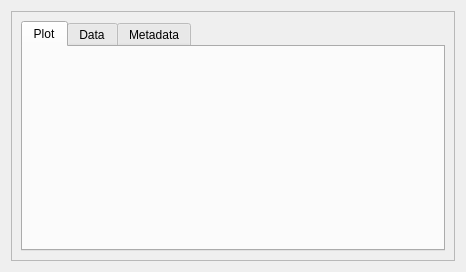
<?xml version="1.0" encoding="UTF-8"?>
<ui version="4.0">
 <class>Form</class>
 <widget class="QWidget" name="Form">
  <property name="geometry">
   <rect>
    <x>0</x>
    <y>0</y>
    <width>466</width>
    <height>272</height>
   </rect>
  </property>
  <property name="windowTitle">
   <string>Form</string>
  </property>
  <layout class="QVBoxLayout" name="verticalLayout_2">
   <item>
    <widget class="QScrollArea" name="scrollArea">
     <property name="widgetResizable">
      <bool>true</bool>
     </property>
     <widget class="QWidget" name="scrollAreaWidgetContents">
      <property name="geometry">
       <rect>
        <x>0</x>
        <y>0</y>
        <width>446</width>
        <height>252</height>
       </rect>
      </property>
      <layout class="QVBoxLayout" name="verticalLayout">
       <item>
        <widget class="QTabWidget" name="tabWidget">
         <property name="currentIndex">
          <number>0</number>
         </property>
         <widget class="QWidget" name="plotPage">
          <attribute name="title">
           <string>Plot</string>
          </attribute>
          <layout class="QVBoxLayout" name="verticalLayout_3">
           <item>
            <widget class="QWidget" name="plot" native="true"/>
           </item>
          </layout>
         </widget>
         <widget class="QWidget" name="dataPage">
          <attribute name="title">
           <string>Data</string>
          </attribute>
          <layout class="QVBoxLayout" name="vblayout_4">
           <item>
            <widget class="QTextBrowser" name="data">
             <property name="font">
              <font>
               <family>Monospace</family>
               <pointsize>10</pointsize>
              </font>
             </property>
            </widget>
           </item>
          </layout>
         </widget>
         <widget class="QWidget" name="metadataPage">
          <attribute name="title">
           <string>Metadata</string>
          </attribute>
          <layout class="QVBoxLayout" name="vblayout_3">
           <item>
            <widget class="QTextBrowser" name="metadata">
             <property name="font">
              <font>
               <family>Monospace</family>
               <pointsize>10</pointsize>
              </font>
             </property>
            </widget>
           </item>
          </layout>
         </widget>
        </widget>
       </item>
      </layout>
     </widget>
    </widget>
   </item>
  </layout>
 </widget>
 <resources/>
 <connections/>
</ui>
